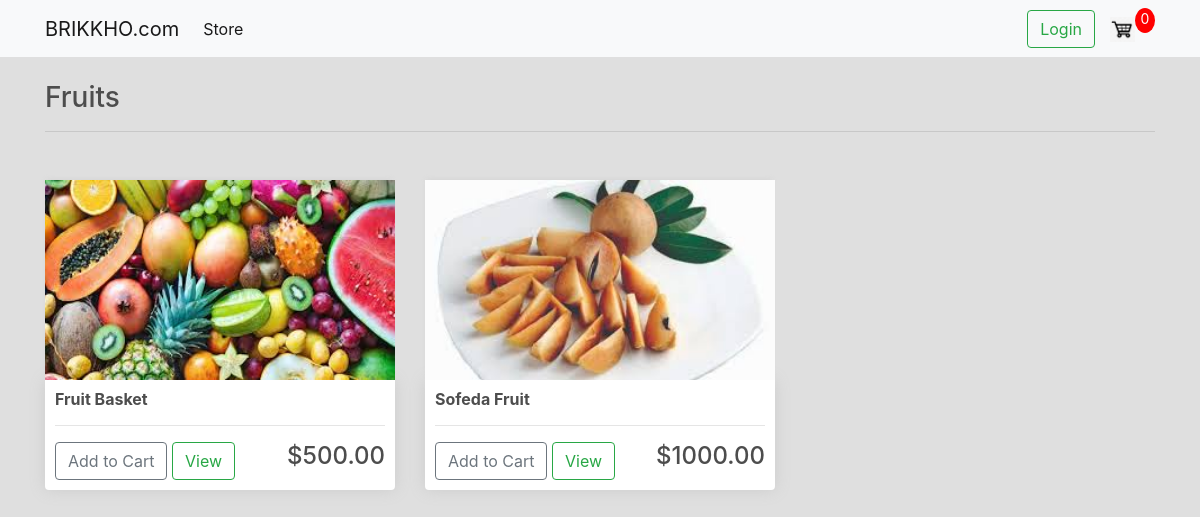
/fruits/, run on the app's committed database.
### store/models.py (models this page shows, shortened)
class Product(models.Model):
    name = models.CharField(max_length=256, null=True)
    price = models.FloatField()
    digital = models.BooleanField(default=False, null=True, blank=False)
    image = models.ImageField(null=True, blank=True)
    product_id = models.CharField(max_length=7, null=True)
    @property
    def imageURL(self):
        try:
            url = self.image.url
        except:
            url = ''
        return url

### store/views.py (the view)
# urls.py: path('fruits/', views.fruits, name='fruits'),
def fruits(request):
    data = cartData(request)
    cartItems = data['cartItems']
    products = Product.objects.all()
    context = {
        'products': products,
        'cartItems': cartItems,
    }
    return render(request, 'store/fruits.html', context)

### store/utils.py (called while the page is built, shortened)
def cookieCart(request):
	try:
		cart = json.loads(request.COOKIES['cart'])
	except:
		cart = {}
		print('CART:', cart)
	items = []
	order = {'get_cart_total':0, 'get_cart_items':0, 'shipping':False}
	cartItems = order['get_cart_items']
	return {
        'cartItems': cartItems,
        'order': order,
        'items' :items
    }

def cartData(request):
    if request.user.is_authenticated:
        customer = request.user.customer
        order, created = Order.objects.get_or_create(customer=customer, complete=False)
        items = order.orderitem_set.all()
        cartItems = order.get_cart_items
    else:
        cookieDate = cookieCart(request)
        cartItems = cookieDate['cartItems']
        order = cookieDate['order']
        items = cookieDate['items']
    return {
        'cartItems': cartItems,
        'order': order,
        'items' :items
    }

### store/templates/store/fruits.html
{% extends 'store/base.html' %}
{% load static %}
{% block content %}
    <h3>Fruits</h3>
    <hr>
    <div class="row">
        {% for product in products %}
            {% if product.product_id == 'Fr' %}
                <div class="col-lg-4" style="margin-top: 2rem;">
                    <img class="thumbnail" src="{{ product.imageURL }}" alt="">
                    <div class="box-element product">
                        <h6><strong>{{ product.name }}</strong></h6>
                        <hr>
                        <button data-product="{{ product.id }}" data-action="add" class="btn btn-outline-secondary add-btn update-cart">
                            Add to Cart
                        </button>
                        <a class="btn btn-outline-success" href="#">View</a>
                        <h4 style="display: inline-block; float: right;">${{ product.price|floatformat:2 }}</h4>
                    </div>
                </div>
            {% endif %}
        {% endfor %}
    </div>
{% endblock content %}

### static/css/main.css (style rules this page uses)
body { background-color: #dfdfdf; }
h1,h2,h3,h4,h5,h6 { color:hsl(0, 0%, 30%); }
.box-element { box-shadow:hsl(0, 0%, 80%) 0 0 16px; background-color: #fff; border-radius: 4px; padding: 10px; }
.thumbnail { width: 100%; height: 200px; -webkit-box-shadow: -1px -3px 5px -2px rgba(214,214,214,1); -moz-box-shadow: -1px -3px 5px -2px rgba(214,214,214,1); box-shadow: -1px -3px 5px -2px rgba(214,214,214,1); }
.product { border-radius: 0 0 4px 4px; }
.col-lg-4, .col-lg-6, .col-lg-8, .col-lg-12 { margin-top: 10px; }

### data on the page
Product: imageURL (picture), name "Fruit Basket", price "500.00"
Product: imageURL (picture), name "Sofeda Fruit", price "1000.00"

### other printed values
{{ cartItems }} "0"
